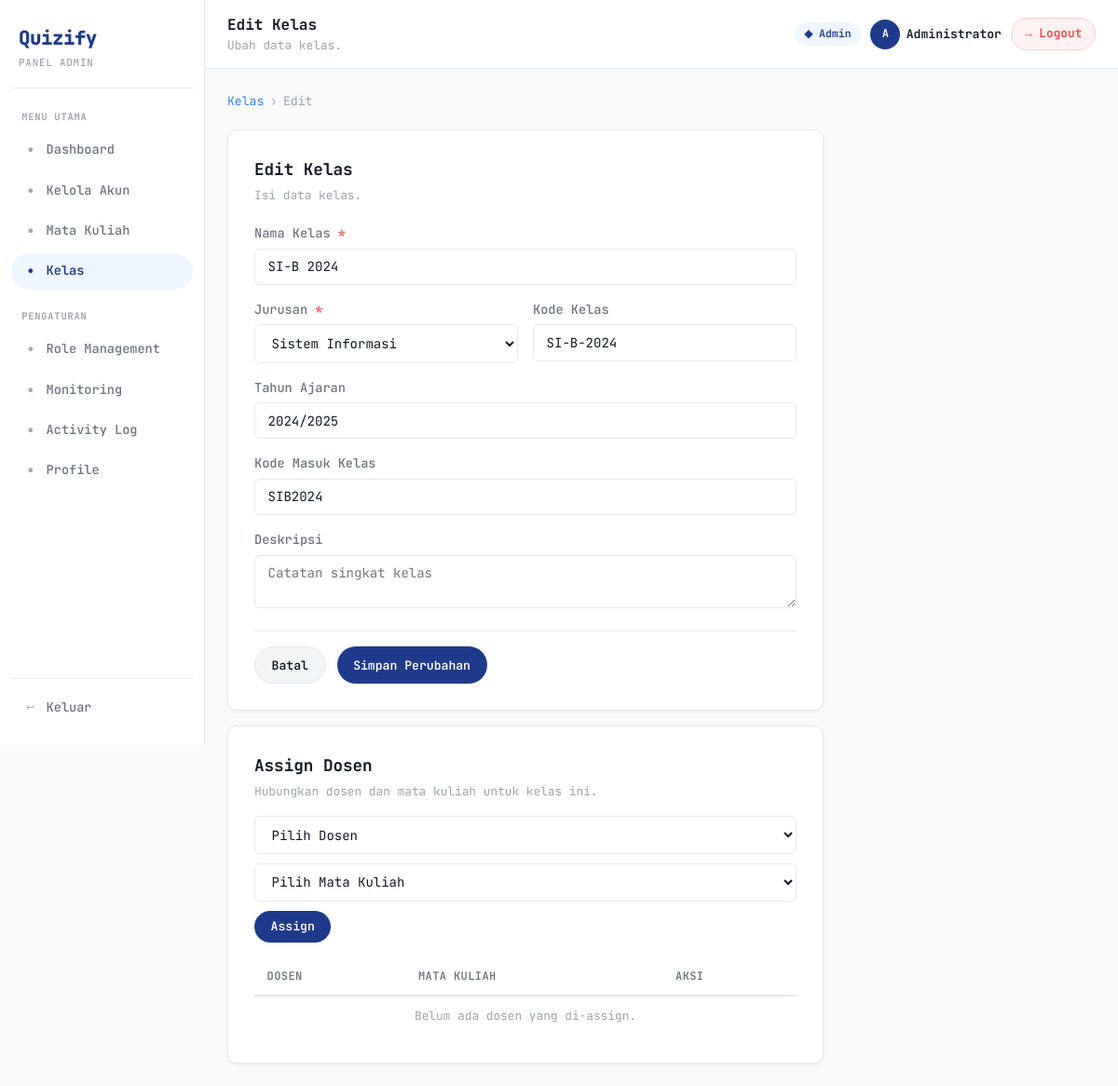
The page /index.php?page=kelas&action=edit&id=2 (signed in) on the database its author committed.
### tables this page shows
CREATE TABLE `kelas` (
  `id` int NOT NULL,
  `nama` varchar(50) NOT NULL,
  `jurusan` varchar(100) DEFAULT NULL,
  `jurusan_id` int DEFAULT NULL,
  `kode_kelas` varchar(50) DEFAULT NULL,
  `tahun_ajaran` varchar(20) DEFAULT NULL,
  `created_at` timestamp NULL DEFAULT CURRENT_TIMESTAMP,
  `updated_at` timestamp NULL DEFAULT NULL ON UPDATE CURRENT_TIMESTAMP,
  `invite_code` varchar(20) DEFAULT NULL,
  `deskripsi` text
);

CREATE TABLE `jurusan` (
  `id` int NOT NULL,
  `nama` varchar(100) NOT NULL,
  `created_at` timestamp NULL DEFAULT CURRENT_TIMESTAMP
);

### app/controllers/admin/KelasController.php (called while the page is built, shortened)
<?php
require_once 'app/models/KelasModel.php';
class KelasController
{
    private $model;
    public function __construct()
    {
        $this->model = new KelasModel();
    }
    public function edit()
    {
        $id = isset($_GET['id']) ? (int) $_GET['id'] : 0;
        $kls = $this->model->getById($id);
        $jurusan = $this->model->getJurusanList();
        $assignments = $this->model->getAssignDosen($id);
        require 'app/views/admin/kelas/form.php';
    }
}

### app/core/Router.php (called while the page is built, shortened)
<?php
class Router
{
    public function dispatch($page, $action)
    {
        [$file, $class, $defaultMethod, $role] = $this->routes[$page];
        $controller = new $class();
        $method = $defaultMethod ?: $this->sanitizeAction($action);
        $controller->$method();
    }
    private function sanitizeAction($action)
    {
        return $action;
    }
}

### index.php (called while the page is built, shortened)
<?php
require_once APP_ROOT . '/app/core/Router.php';
$page = $_GET['page'] ?? null;
$action = $_GET['action'] ?? 'index';
(new Router())->dispatch($page, $action);

### config/database.php (called while the page is built, shortened)
<?php
function getDB()
{
    static $pdo = null;
    if ($pdo === null) {
        try {
            $dsn = "mysql:host=" . DB_HOST . ";port=" . DB_PORT . ";dbname=" . DB_NAME . ";charset=" . DB_CHARSET;
            $pdo = new PDO($dsn, DB_USER, DB_PASS);
            $pdo->setAttribute(PDO::ATTR_ERRMODE, PDO::ERRMODE_EXCEPTION);
            $pdo->setAttribute(PDO::ATTR_DEFAULT_FETCH_MODE, PDO::FETCH_ASSOC);
        } catch (PDOException $e) {
            die('<div style="font-family:sans-serif;padding:2rem;color:#dc2626;">
                <strong>Koneksi Database Gagal</strong><br>
                Pastikan MySQL berjalan dan konfigurasi di config/database.php sudah benar.<br>
                Error: ' . $e->getMessage() . '
            </div>');
        }
    }
    return $pdo;
}

### app/models/KelasModel.php (called while the page is built, shortened)
<?php
require_once __DIR__ . '/../../config/database.php';
class KelasModel
{
    private $db;
    public function __construct()
    {
        $this->db = getDB();
        $this->ensureSchema();
    }
    public function getById($id)
    {
        $stmt = $this->db->prepare(
            'SELECT k.*, COALESCE(j.nama, k.jurusan) AS jurusan_nama
             FROM kelas k
             LEFT JOIN jurusan j ON j.id = k.jurusan_id
             WHERE k.id = :id
             LIMIT 1'
        );
        $stmt->execute(['id' => $id]);
        return $stmt->fetch() ?: null;
    }
    public function getJurusanList()
    {
        return $this->db->query('SELECT id, nama FROM jurusan ORDER BY nama ASC')->fetchAll();
    }
    private function ensureSchema()
    {
        foreach ([
            'jurusan' => 'VARCHAR(100) NULL',
            'jurusan_id' => 'INT NULL',
            'kode_kelas' => 'VARCHAR(50) NULL',
            'deskripsi' => 'TEXT NULL',
            'updated_at' => 'TIMESTAMP NULL DEFAULT NULL ON UPDATE CURRENT_TIMESTAMP',
        ] as $column => $definition) {
            $stmt = $this->db->prepare('SHOW COLUMNS FROM kelas LIKE :column_name');
            $stmt->execute(['column_name' => $column]);
        }
        $this->db->exec(
            'CREATE TABLE IF NOT EXISTS jurusan (
                id INT NOT NULL AUTO_INCREMENT,
                nama VARCHAR(100) NOT NULL,
                created_at TIMESTAMP NULL DEFAULT CURRENT_TIMESTAMP,
                PRIMARY KEY (id),
                UNIQUE KEY unique_jurusan_nama (nama)
            ) ENGINE=InnoDB DEFAULT CHARSET=utf8mb4 COLLATE=utf8mb4_unicode_ci'
        );
        foreach (['Sistem Informasi', 'Teknik Informatika', 'Ilmu Komputer'] as $nama) {
            $stmt = $this->db->prepare('INSERT IGNORE INTO jurusan (nama) VALUES (:nama)');
            $stmt->execute(['nama' => $nama]);
        }
        $this->db->exec(
            'UPDATE kelas k
             JOIN jurusan j ON j.nama = k.jurusan
             SET k.jurusan_id = j.id
             WHERE k.jurusan_id IS NULL AND k.jurusan IS NOT NULL'
        );
    }
}

### app/views/admin/kelas/form.php (the view, shortened to what this page needs)
<?php
$isEdit = isset($kls) && $kls;
$action = $isEdit ? 'edit&id=' . $kls['id'] : 'tambah';
require 'app/views/layouts/header.php';
require 'app/views/layouts/sidebar.php';
?>
    <main class="main">
        <?php require 'app/views/layouts/topbar.php'; ?>
        <section class="page-content">
            <div class="breadcrumb">
                <a href="index.php?page=kelas">Kelas</a>
                <span>&rsaquo;</span>
                <span><?= $isEdit ? 'Edit' : 'Tambah' ?></span>
            </div>
            <div class="form-card">
                <h2><?= $isEdit ? 'Edit Kelas' : 'Tambah Kelas Baru' ?></h2>
                <p class="text-muted" style="margin-bottom: 1.25rem;">Isi data kelas.</p>
                <form method="POST" action="index.php?page=kelas&action=<?= $action ?>">
                    <div class="form-group">
                        <label for="nama">Nama Kelas <span class="req">*</span></label>
                        <input type="text" id="nama" name="nama" class="form-control"
                               placeholder="Contoh: SI-A 2024"
                               value="<?= htmlspecialchars($kls['nama'] ?? '') ?>" required />
                    </div>
                    <div class="form-row">
                        <div class="form-group">
                            <label for="jurusan">Jurusan <span class="req">*</span></label>
                            <select id="jurusan" name="jurusan_id" class="form-control" required>
                                <?php foreach ($jurusan as $j): ?>
                                    <option value="<?= htmlspecialchars($j['id']) ?>" <?= (string) ($kls['jurusan_id'] ?? '') === (string) $j['id'] ? 'selected' : '' ?>>
                                        <?= htmlspecialchars($j['nama']) ?>
                                    </option>
                                <?php endforeach; ?>
                            </select>
                        </div>
                        <div class="form-group">
                            <label for="kode_kelas">Kode Kelas</label>
                            <input type="text" id="kode_kelas" name="kode_kelas" class="form-control"
                                   placeholder="Contoh: SI-4A-2026"
                                   value="<?= htmlspecialchars($kls['kode_kelas'] ?? '') ?>" />
                        </div>
                    </div>
                    <div class="form-group">
                        <label for="tahun_ajaran">Tahun Ajaran</label>
                        <input type="text" id="tahun_ajaran" name="tahun_ajaran" class="form-control"
                               placeholder="Contoh: 2024/2025"
                               value="<?= htmlspecialchars($kls['tahun_ajaran'] ?? '') ?>" />
                    </div>
                    <div class="form-group">
                        <label for="invite_code">Kode Masuk Kelas</label>
                        <input type="text" id="invite_code" name="invite_code" class="form-control"
                               placeholder="Kosongkan untuk generate otomatis"
                               value="<?= htmlspecialchars($kls['invite_code'] ?? '') ?>" />
                    </div>
                    <div class="form-group">
                        <label for="deskripsi">Deskripsi</label>
                        <textarea id="deskripsi" name="deskripsi" class="form-control" placeholder="Catatan singkat kelas"><?= htmlspecialchars($kls['deskripsi'] ?? '') ?></textarea>
                    </div>
                    <div class="form-actions">
                        <a href="index.php?page=kelas" class="btn btn-secondary">Batal</a>
                        <button type="submit" class="btn btn-primary">
                            <?= $isEdit ? 'Simpan Perubahan' : 'Tambah Kelas' ?>
                        </button>
                    </div>
                </form>
            </div>
            <?php if ($isEdit): ?>
                <div class="form-card" style="margin-top:1rem;">
                    <h2>Assign Dosen</h2>
                    <p class="text-muted" style="margin-bottom:1rem;">Hubungkan dosen dan mata kuliah untuk kelas ini.</p>
                    <form method="POST" action="index.php?page=kelas&action=assignDosen" class="filter-row" style="margin-bottom:1rem;">
                        <select name="dosen_id" class="form-control" required>
                            <option value="">Pilih Dosen</option>
                        </select>
                        <select name="matkul_id" class="form-control" required>
                            <option value="">Pilih Mata Kuliah</option>
                        </select>
                        <button type="submit" class="btn btn-primary">Assign</button>
                    </form>
                    <table class="table">
                        <thead>
                            <tr>
                                <th>Dosen</th>
                                <th>Mata Kuliah</th>
                                <th>Aksi</th>
                            </tr>
                        </thead>
                        <tbody>
                            <?php if (!empty($assignments)): ?>
                                <?php foreach ($assignments as $item): ?>
                                    <tr>
                                        <td><?= htmlspecialchars($item['nama_dosen']) ?></td>
                                        <td><?= htmlspecialchars($item['kode'] . ' - ' . $item['nama_matkul']) ?></td>
                                        <td>
                                            <a href="index.php?page=kelas&action=hapusAssignDosen&id=<?= urlencode($item['id']) ?>&kelas_id=<?= urlencode($kls['id']) ?>" class="btn btn-danger btn-sm">Hapus</a>
                                        </td>
                                    </tr>
                                <?php endforeach; ?>
                            <?php else: ?>
                                <tr>
                                    <td colspan="3" class="text-center text-muted">Belum ada dosen yang di-assign.</td>
                                </tr>
                            <?php endif; ?>
                        </tbody>
                    </table>
                </div>
            <?php endif; ?>
        </section>
        <?php require 'app/views/layouts/footer.php'; ?>

### public/css/style.css (style rules this page uses)
*, *::before, *::after { margin: 0; padding: 0; box-sizing: border-box; }
:root { --primary: #1E3A8A; --primary-light: #EFF6FF; --accent: #3B82F6; --accent-light: #DBEAFE; --orange: #F97316; --orange-light: #FFF7ED; --green: #22C55E; --green-light: #F0FDF4; --red: #EF4444; --red-light: #FEF2F2; --yellow: #F59E0B; --yellow-light: #FFFBEB; --purple: #8B5CF6; --purple-light: #F5F3FF; --white: #FFFFFF; --bg: #F8F9FB; --black: #111827; --gray-100: #F3F4F6; --gray-200: #E5E7EB; --gray-400: #9CA3AF; --gray-600: #6B7280; --radius: 10px; --radius-sm: 6px; --shadow: 0 1px 3px rgba(0, 0, 0, 0.07); --shadow-md: 0 4px 16px rgba(0, 0, 0, 0.08); --font: 'JetBrains Mono', monospace; }
html { scroll-behavior: smooth; }
body { font-family: var(--font); background: var(--bg); color: var(--black); line-height: 1.6; min-height: 100vh; -webkit-font-smoothing: antialiased; }
a { text-decoration: none; color: inherit; }
button { border-radius: 999px; }
h2 { font-size: 1.05rem; font-weight: 700; }
p { font-size: 0.875rem; }
.text-muted { color: var(--gray-400); font-size: 0.8rem; }
.text-center { text-align: center; }
.btn { display: inline-flex; align-items: center; justify-content: center; gap: 0.35rem; padding: 0.55rem 1.1rem; border: none; border-radius: 999px; font-family: var(--font); font-size: 0.82rem; font-weight: 600; cursor: pointer; transition: opacity 0.15s; text-decoration: none; }
.btn-primary { background: var(--primary); color: white; }
.btn-secondary { background: var(--gray-100); color: var(--black); border: 1px solid var(--gray-200); }
.form-group { display: flex; flex-direction: column; gap: 0.3rem; margin-bottom: 1rem; }
.form-group label { font-weight: 500; font-size: 0.85rem; color: var(--gray-600); }
.form-control { padding: 0.6rem 0.85rem; border: 1.5px solid var(--gray-200); border-radius: var(--radius-sm); font-family: var(--font); font-size: 0.875rem; background: var(--white); color: var(--black); outline: none; transition: border-color 0.15s, box-shadow 0.15s; width: 100%; }
.req { color: var(--red); }

### public/css/admin.css (style rules this page uses)
.main { display: flex; flex-direction: column; min-height: 100vh; overflow: hidden; }
.page-content { padding: 1.5rem; flex: 1; }
.table { width: 100%; border-collapse: collapse; font-size: 0.875rem; }
.table thead tr { border-bottom: 2px solid var(--gray-200); }
.table th { text-align: left; padding: 0.65rem 0.85rem; font-size: 0.75rem; font-weight: 600; color: var(--gray-600); text-transform: uppercase; letter-spacing: 0.4px; white-space: nowrap; }
.table td { padding: 0.7rem 0.85rem; border-bottom: 1px solid var(--gray-100); vertical-align: middle; }
.table tbody tr:last-child td { border-bottom: none; }
.filter-row { display: flex; align-items: center; gap: 0.6rem; flex-wrap: wrap; }
.breadcrumb { display: flex; align-items: center; gap: 0.4rem; font-size: 0.82rem; color: var(--gray-400); margin-bottom: 1.25rem; }
.breadcrumb a { color: var(--accent); }
.breadcrumb span { color: var(--gray-400); }
.form-card { background: var(--white); border: 1px solid var(--gray-200); border-radius: var(--radius); padding: 1.75rem; max-width: 640px; box-shadow: var(--shadow); }
.form-card h2 { font-size: 1.1rem; margin-bottom: 0.2rem; }
.form-row { display: grid; grid-template-columns: 1fr 1fr; gap: 0 1rem; }
.form-actions { display: flex; gap: 0.75rem; margin-top: 1.5rem; padding-top: 1rem; border-top: 1px solid var(--gray-200); }

### rows shown on the page
kelas: nama "SI-B 2024", jurusan_id "Sistem Informasi", kode_kelas "SI-B-2024", tahun_ajaran "2024/2025", invite_code "SIB2024"

### other values the page prints
$pageTitle "Edit Kelas"
$pageSubtitle "Ubah data kelas."
$initials "A"
$adminNama "Administrator"
